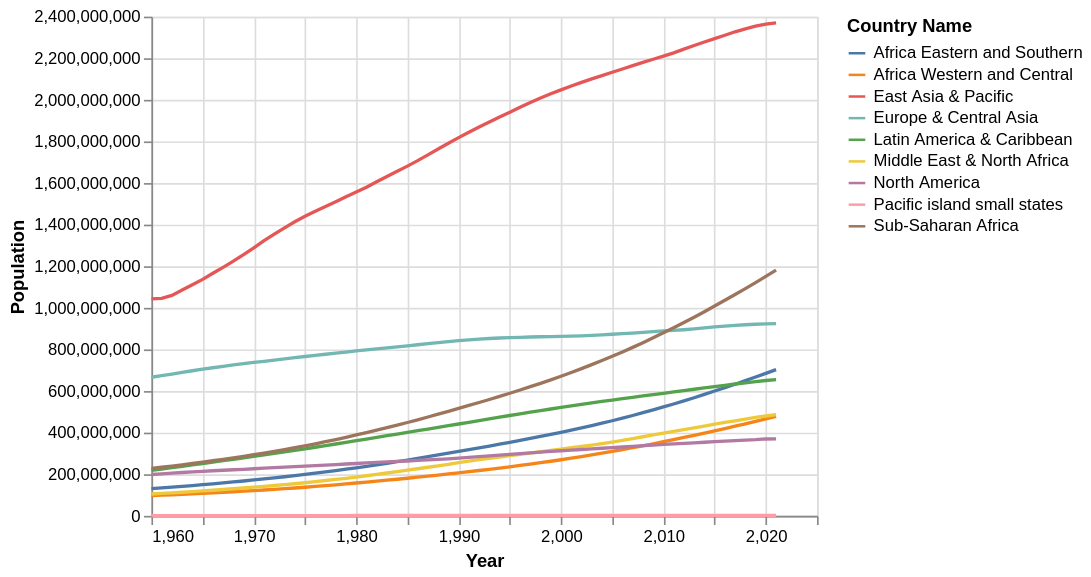

Write notebook code for a chart like this one.
### Code cell
# Listing 3.22 Decluttering the chart

continents = ['Africa Eastern and Southern',
             'Africa Western and Central',
             'Middle East & North Africa',
              'Sub-Saharan Africa',
             'Europe & Central Asia',
             'Latin America & Caribbean',
             'North America',
             'Pacific island small states',
             'East Asia & Pacific']

df = df[df['Country Name'].isin(continents)]

chart = alt.Chart(df).mark_line().encode(
    x = 'Year:Q',
    y = 'Population:Q',
    color = 'Country Name:N'
)

# chart.show()
chart

### Figure 1 — Vega-Lite specification as saved in the notebook (floating-point values rounded to 4 significant figures; data arrays with more than 128 entries replaced by an {"elided": "..."} marker saying what was removed)
{"config": {"view": {"continuousWidth": 400, "continuousHeight": 300}}, "data": {"name": "data-5c9027dd576e448d67029ec216ed52a6"}, "mark": "line", "encoding": {"color": {"field": "Country Name", "type": "nominal"}, "x": {"field": "Year", "type": "quantitative"}, "y": {"field": "Population", "type": "quantitative"}}, "$schema": "https://vega.github.io/schema/vega-lite/v4.17.0.json", "datasets": {"data-5c9027dd576e448d67029ec216ed52a6": {"elided": "558 records"}}}
